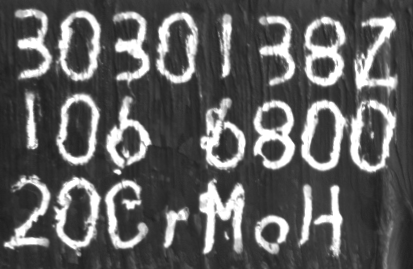
#> input picture ocr/rotated_11.png, 413 x 269 px
$ python char_recognize.py
#> lines starting #> are read from the running program, lines starting #| are printed output that depends on the picture; after the words box and inside, x2 and y2 are one past the last pixel; in counts of white or black regions, pixels touching at a corner belong together; long printed decimals are rounded
### ocr/cv_utils.py
from typing import List

import cv2
import numpy as np
from numpy import ndarray


def find_contours(image: ndarray, kernel_size: int):
    kernel = np.ones((1, kernel_size), np.uint8)
    # 执行膨胀操作cv2.erode,
    acts = [cv2.dilate, cv2.erode]
    gray = cvt2gray(image)
    iter_img = gray.copy()
    for act in acts:
        iter_img = act(iter_img, kernel, iterations=1)
        # 使用OpenCV进行字符位置检测

    # THRESH_OTSU的效果比较好,而且不需要调参数
    _, binary = cv2.threshold(iter_img, 0, 255, cv2.THRESH_OTSU)
    contours, _ = cv2.findContours(binary, cv2.RETR_EXTERNAL, cv2.CHAIN_APPROX_SIMPLE)
    return binary, contours


def filter_contours(contours: List[np.ndarray], threshold: int):
    filtered_contours = []
    for c in contours:
        x, y, w, h = cv2.boundingRect(c)
        if h > 40 and w > 10 and cv2.contourArea(c) > threshold:
            filtered_contours.append(c)
    return filtered_contours


def order_contours(contours: List[np.ndarray], direction: str):
    def contour_sort_key(contour):
        x, y, w, h = cv2.boundingRect(contour)
        return x if direction == 'x' else y

    # 使用自定义排序函数对轮廓列表进行排序
    sorted_contours = sorted(contours, key=contour_sort_key)
    return sorted_contours


# [21 lines left out: functions draw_contours, get_rect, not called in this run]


def draw_rect(pos, image):
    x1, y1, x2, y2 = pos
    cv2.rectangle(image, (x1, y1), (x2, y2), (255, 255, 0), 1)  # 绘制带方向的外接矩形


def get_angles(contours: List[np.ndarray]):
    ret = []
    for contour in contours:
        rotated_rect = cv2.minAreaRect(contour)  # 计算带方向的外接矩形
        center, size, angle = rotated_rect
        if angle < -45:
            angle += 90  # 使角度范围在-45到45度之间
        ret.append((angle, center))
    return ret


def get_angle_avg(contours: List[np.ndarray]):
    angles = get_angles(contours)
    angle_avg = np.mean([angle for angle, _ in angles])
    return angle_avg


def rotate(img: ndarray, angle, center):
    # 创建仿射变换矩阵
    M = cv2.getRotationMatrix2D(center, angle, 1.0)
    # 执行仿射变换
    rectified_region = cv2.warpAffine(img.copy(), M, (img.shape[1], img.shape[0]))
    return rectified_region


# [40 lines left out: functions correct, location, auto_rotate, not called in this run]


def cvt2gray(img_src: ndarray):
    return img_src.copy() if len(img_src.shape) == 2 else cv2.cvtColor(img_src, cv2.COLOR_BGR2GRAY)


# [17 lines that do not run on import are left out]

### ocr/pytesseract_wrap.py
import pytesseract
import os
import cv2
from PIL import Image
from numpy import ndarray

from ocr.data.ocr_result import OcrResult

if os.path.exists("C:/Program Files/Tesseract-OCR/tesseract.exe"):
    pytesseract.pytesseract.tesseract_cmd = "C:/Program Files/Tesseract-OCR/tesseract.exe"
elif os.path.exists("C:/Program Files (x86)/Tesseract-OCR/tesseract.exe"):
    pytesseract.pytesseract.tesseract_cmd = "C:/Program Files (x86)/Tesseract-OCR/tesseract.exe"

print(pytesseract.get_languages(config=''))
#> (this line was passed over: pytesseract is not available in this run)
print(pytesseract.get_tesseract_version())
#> (this line was passed over: pytesseract is not available in this run)


class PytesseractWrap:
    def __init__(self, cv2_img:ndarray):
        cv2_img=cv2.cvtColor(cv2_img, cv2.COLOR_BGR2RGB) if len(cv2_img.shape)==3 else cv2_img
        self.pil_img = Image.fromarray(cv2_img)
        self.enable_wordlist = False
        self.whitelist = ''
        self.psm = range(6, 14)
        self.oem = range(0, 2)

    def set_enable_wordlist(self, enable: bool):
        self.enable_wordlist = enable

    def set_whitelist(self, whitelist: str):
        self.whitelist = whitelist

    def link_command(self, psm_item, oem_item, enable_wordlist: bool, whitelist: str):
        ret = r'--psm {0} --oem {1}'.format(psm_item, oem_item)
        if whitelist != '':
            ret += ' -c tessedit_char_whitelist={0}'.format(whitelist)
        if enable_wordlist:
            ret += ' bazaar'
        return ret

    # 指令实例
    # tesseract 1.PNG stdout --psm 11 --oem 0 -c tessedit_char_whitelist=013456789Z bazaar

    def image_to_string(self, psm_item, oem_item, isTrim=False):
        try:
            # cmd = r'--psm {0} --oem {1} --user-words eng.user-words -c tessedit_char_whitelist={2} ' \
            #       r'-c load_system_dawg=true -c load_freq_dawg=true' \
            #       r'-c '.format(psm_item, oem_item, self.whitelist)
            cmd = self.link_command(psm_item, oem_item, self.enable_wordlist, self.whitelist)
            temp = pytesseract.image_to_string(self.pil_img, config=cmd, lang='eng')
        except BaseException as err:
            temp = 'err'
        return temp.replace(" ", "").replace("\t", "").replace("\n", "") if isTrim else temp

    # [18 lines left out: function recognize, not called in this run]


def cv_to_pil(cv_src):
    cvt_img = cv2.cvtColor(cv_src, cv2.COLOR_BGR2RGB)
    return cvt_img

### ocr/char_recognize.py
from typing import List

import cv2
import numpy as np
from numpy import ndarray
import cv_utils as dfc
from pytesseract_wrap import PytesseractWrap
from ocr.char_valid import FurnaceNumberValid, IndexValid, LengthValid, BrandValid


class RecognizeParam:
    psms = range(1, 14)
    oems = [1, 0]
    brands = ['20CrMoH']

    # 炉号
    TYPE_FURNACE_NUMBER = 1
    # 序列号
    TYPE_INDEX = 2
    # 扁棒长度
    TYPE_LENGTH = 3
    # 牌号
    TYPE_BRAND = 4

    def __init__(self, start, end, whitelist, psm, oem, char_type=0):
        self.start = start
        self.end = end
        self.whitelist = whitelist
        self.psm = psm
        self.oem = oem
        # self.is_brand = is_brand
        self.char_type = char_type

    # [11 lines left out: function compare, not called in this run]


class CharRecognize:
    '''
    1.寻找边界
    2.过滤边界
    3.边界按行排序
    4.获取角度
    5.放射变换，矫正图像
    6.重复1-3，获取多行分割好的字符
    7.依次对不同行的字符进行分割
    :return:
    '''

    def __init__(self, img: ndarray):
        self.img = img
        self.img_show = img.copy()

    number_char = '0123456789'
    english_capital_char = 'ABCDEFGHIJKLMNOPQRSTUVWXYZ'
    english_lowercase_char = english_capital_char.lower()

    def auto_rotate(self):
        img_copy = self.img.copy()
        binary, contours = dfc.find_contours(img_copy, 100)
        filtered_c = dfc.filter_contours(contours, 5000)
        order_c = dfc.order_contours(filtered_c, 'y')
        angle_avg = dfc.get_angle_avg(order_c)
        center = img_copy.shape[0] / 2, img_copy.shape[1] / 2
        print('angle_avg', angle_avg)
        self.img = dfc.rotate(img_copy, angle_avg, center)
        cv2.imwrite('rotated.png', self.img)
        self.img_show = self.img.copy()

    def split_image_by_y(self, img: ndarray, margin=2):
        binary, contours = dfc.find_contours(img, 100)
        filtered_c = dfc.filter_contours(contours, 5000)
        order_c = dfc.order_contours(filtered_c, 'y')
        (x1, y1), (x2, y2) = self.combine_contours(order_c, 0, 0, margin=10)
        dfc.draw_rect((x1, y1, x2, y2), self.img_show)
        return order_c

    def draw_contours(self, contours: List[np.ndarray]):
        dfc.draw_contours(contours, self.img_show, True)

    # [40 lines left out: functions split_image_by_x, get_split_img, recognize_row1, get_image, not called in this run]

    def combine_contours(self, contours, start: int, end: int, margin=0):
        x1, y1, _, _ = cv2.boundingRect(contours[start])
        end = end if end < len(contours) - 1 else len(contours) - 1
        x, y, w, h = cv2.boundingRect(contours[end])
        x2, y2 = x + w, y + h
        correct = lambda val: val if val >= 0 else 0

        return (correct(x1 - margin), correct(y1 - margin)), (x2 + margin, y2 + margin)

    def recognize_row_contours1(self, contour, params: List[RecognizeParam]):
        (x_start, y_start), (x_end, y_end) = self.combine_contours([contour], 0, 0, 10)
        img_ = self.img[y_start:y_end, x_start:x_end]

        if len(params) == 1:
            dfc.draw_rect((x_start, y_start, x_end, y_end), self.img_show)
            ret = self.recognize_img(params[0], img_)
            print(ret)
            return ret

        _, contours = dfc.find_contours(img_, 1)
        order_contours = dfc.order_contours(contours, 'x')
        order_contours = dfc.filter_contours(order_contours, 300)

        ret = ''
        for p in params:
            start, end = p.start, p.end
            (x1, y1), (x2, y2) = self.combine_contours(order_contours, start, end, margin=10)
            (x1, y1), (x2, y2) = (x1 + x_start, y1 + y_start), (x2 + x_start, y2 + y_start)
            margin = 0
            number_img = self.img[y1 - margin:y2 + margin, x1 - margin:x2 + margin]
            dfc.draw_rect((x1 - margin, y1 + margin, x2 - margin, y2 + margin), self.img_show)
            ret += self.recognize_img(p, img=number_img)
            ret += ' '
        print(ret)
        return ret

    def recognize_img(self, p: RecognizeParam, img: ndarray):
        tessacter = PytesseractWrap(img)
        tessacter.set_whitelist(p.whitelist)
        tessacter.set_enable_wordlist(True)
        recognize_result = tessacter.image_to_string(p.psm, p.oem, isTrim=True)
        if p.compare(recognize_result):
            return recognize_result

        for oem in p.oems:
            for i in p.psms:
                recognize_result = tessacter.image_to_string(i, oem, isTrim=True)
                if p.compare(recognize_result):
                    return recognize_result
        return recognize_result

    # [6 lines left out: function recognize_row2, not called in this run]


if __name__ == '__main__':
    img = cv2.imread('rotated_11.png')
#> img is the input picture: shape (269, 413, 3); min 29, max 255, mean 95.3
    recognize = CharRecognize(img)
    recognize.auto_rotate()
#> in find_contours, `_, binary = cv2.threshold(iter_img, 0, 255, cv2.THRESH_OTSU)`:
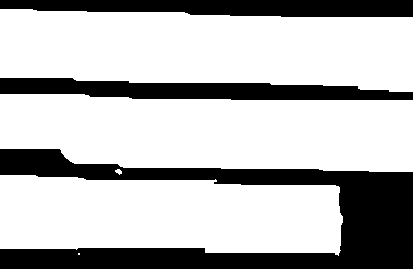
#> binary: shape (269, 413); 72.1% white; 3 black regions
#> in find_contours, `contours, _ = cv2.findContours(binary, cv2.RETR_EXTERNAL, cv2.CHAIN_AP..`: contours = 5 contours, 2 with area under 20; largest, box (x1, y1, x2, y2) and area: (0, 9, 413, 92) 28163, (0, 94, 413, 172) 27323, (0, 175, 343, 256) 23226
#> the loop in filter_contours, `for c in contours:` made 5 passes
#> (x, y, w, h) on passes 2 to 5: (0, 175, 343, 81), (115, 169, 7, 6), (0, 94, 413, 78), (0, 9, 413, 83)
#> after the loop in filter_contours, `for c in contours:`: filtered_contours = 3 contours; box (x1, y1, x2, y2) and area: (0, 9, 413, 92) 28163, (0, 94, 413, 172) 27323, (0, 175, 343, 256) 23226
#> in auto_rotate, `filtered_c = dfc.filter_contours(contours, 5000)`: filtered_c has the same summary as filtered_contours in filter_contours
#> in contour_sort_key, `x, y, w, h = cv2.boundingRect(contour)`: x = 0; y = 175; w = 343; h = 81
#> in order_contours, `sorted_contours = sorted(contours, key=contour_sort_key)`: sorted_contours has the same summary as filtered_contours in filter_contours
#> in auto_rotate, `order_c = dfc.order_contours(filtered_c, 'y')`: order_c has the same summary as filtered_contours in filter_contours
#> the loop in get_angles, `for contour in contours:` made 3 passes
#> (rotated_rect, angle) on passes 1 to 3: (((206, 49.73), (74.49, 413.7), -88.74), 1.26), (((206, 132.4), (72.27, 413.3), -88.95), 1.05), (((170.7, 214.7), (73.71, 342.9), -88.81), 1.19)
#> after the loop in get_angles, `for contour in contours:`: ret = [(1.26, (206, 49.73)), (1.05, (206, 132.4)), (1.19, (170.7, 214.7))]
#> in get_angle_avg, `angles = get_angles(contours)`: angles has the same summary as ret in get_angles
#> in get_angle_avg, `angle_avg = np.mean([angle for angle, _ in angles])`: angle_avg = 1.16
#| angle_avg 1.164
#> in rotate, `M = cv2.getRotationMatrix2D(center, angle, 1.0)`: M = [[1, 0.0203, -4.17], [-0.0203, 1, 2.77]]
    cv2.imshow('rotated', recognize.img)
    try:
        row_imgs = recognize.split_image_by_y(recognize.img)
#> in find_contours (call 2), `contours, _ = cv2.findContours(binary, cv2.RETR_EXTERNAL, cv2.CHAIN_AP..`: contours = 5 contours, 2 with area under 20; largest, box (x1, y1, x2, y2) and area: (0, 11, 413, 87) 28446, (0, 95, 413, 168) 27572, (0, 178, 344, 252) 23084
#> the loop in filter_contours (call 2), `for c in contours:` made 5 passes
#> (x, y, w, h) on passes 2 to 5: (0, 178, 344, 74), (114, 170, 7, 5), (0, 95, 413, 73), (0, 11, 413, 76)
#> after the loop in filter_contours (call 2), `for c in contours:`: filtered_contours = 3 contours; box (x1, y1, x2, y2) and area: (0, 11, 413, 87) 28446, (0, 95, 413, 168) 27572, (0, 178, 344, 252) 23084
#> in split_image_by_y, `filtered_c = dfc.filter_contours(contours, 5000)`: filtered_c has the same summary as filtered_contours in filter_contours
#> in order_contours (call 2), `sorted_contours = sorted(contours, key=contour_sort_key)`: sorted_contours has the same summary as filtered_contours in filter_contours
#> in split_image_by_y, `order_c = dfc.order_contours(filtered_c, 'y')`: order_c has the same summary as filtered_contours in filter_contours
#> in combine_contours, `x1, y1, _, _ = cv2.boundingRect(contours[start])`: x1 = 0; y1 = 11
#> in combine_contours, `end = end if end < len(contours) - 1 else len(contours) - 1`: end = 0
#> in combine_contours, `x, y, w, h = cv2.boundingRect(contours[end])`: y = 11; w = 413; h = 76
#> in combine_contours, `x2, y2 = x + w, y + h`: x2 = 413; y2 = 87
#> in split_image_by_y, `(x1, y1), (x2, y2) = self.combine_contours(order_c, 0, 0, margin=10)`: x1 = 0; y1 = 1; x2 = 423; y2 = 97
#> row_imgs has the same summary as filtered_contours in filter_contours
        # 单个字符h=80 w=50
        row1_params = [RecognizeParam(0, 6, CharRecognize.number_char, 13, 1),
                       RecognizeParam(7, 7, CharRecognize.english_capital_char, 13, 0)]
        recognize.recognize_row_contours1(row_imgs[0], row1_params)
#> in recognize_row_contours1, `(x_start, y_start), (x_end, y_end) = self.combine_contours([contour], ..`: x_start = 0; y_start = 1; x_end = 423; y_end = 97
#> call 3 of find_contours, with kernel_size = 1
#> in find_contours (call 3), `_, binary = cv2.threshold(iter_img, 0, 255, cv2.THRESH_OTSU)`:
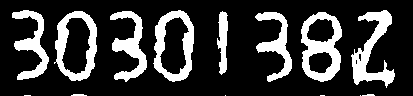
#> binary: shape (96, 413); 22.2% white; 14 white regions (4 under 20 px)
#> in find_contours (call 3), `contours, _ = cv2.findContours(binary, cv2.RETR_EXTERNAL, cv2.CHAIN_AP..`: contours = 14 contours, 6 with area under 20; largest, box (x1, y1, x2, y2) and area: (54, 11, 97, 81) 2280, (153, 10, 194, 82) 2256, (301, 12, 342, 82) 2187, (351, 10, 395, 88) 1206, (110, 11, 147, 82) 954, (12, 10, 49, 80) 867, (255, 12, 292, 82) 818, (217, 11, 228, 75) 396
#> in order_contours (call 3), `sorted_contours = sorted(contours, key=contour_sort_key)`: sorted_contours has the same summary as contours in find_contours
#> in recognize_row_contours1, `order_contours = dfc.order_contours(contours, 'x')`: order_contours has the same summary as contours in find_contours
#> after the loop in filter_contours (call 3), `for c in contours:`: filtered_contours = 8 contours; box (x1, y1, x2, y2) and area: (54, 11, 97, 81) 2280, (153, 10, 194, 82) 2256, (301, 12, 342, 82) 2187, (351, 10, 395, 88) 1206, (110, 11, 147, 82) 954, (12, 10, 49, 80) 867, (255, 12, 292, 82) 818, (217, 11, 228, 75) 396
#> in recognize_row_contours1, `order_contours = dfc.filter_contours(order_contours, 300)`: order_contours has the same summary as filtered_contours in filter_contours
#> the loop in recognize_row_contours1, `for p in params:` made 1 pass
#> pass 1, in recognize_row_contours1, `number_img = self.img[y1 - margin:y2 + margin, x1 - margin:x2 + margin]`:
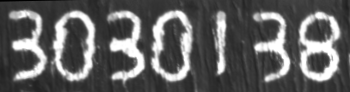
#> number_img: shape (92, 350, 3); min 0, max 255, mean 97.4
#> after the loop in recognize_row_contours1, `for p in params:`: ret = ''
#> (the call stopped at in image_to_string, `temp = pytesseract.image_to_string(self.pil_img, config=cmd, lang='eng')`: pytesseract is not available in this run)

        row2_params = [RecognizeParam(0, 2, CharRecognize.number_char, 13, 1),
                       RecognizeParam(3, 6, CharRecognize.number_char, 13, 1)]
        # cv2.imshow('row2', row_imgs[1])
        recognize.recognize_row_contours1(row_imgs[1], row2_params)
#> in recognize_row_contours1 (call 2), `(x_start, y_start), (x_end, y_end) = self.combine_contours([contour], ..`: y_start = 85; y_end = 178
#> in recognize_row_contours1 (call 2), `img_ = self.img[y_start:y_end, x_start:x_end]`:
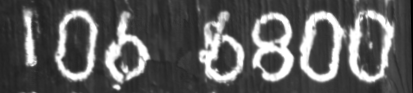
#> img_: shape (93, 413, 3); min 0, max 255, mean 93.9
#> call 4 of find_contours, with kernel_size = 1
#> in find_contours (call 4), `_, binary = cv2.threshold(iter_img, 0, 255, cv2.THRESH_OTSU)`:
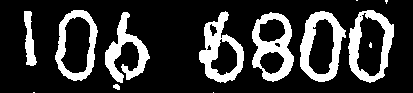
#> binary: shape (93, 413); 21.4% white; 13 white regions (5 under 20 px)
#> in find_contours (call 4), `contours, _ = cv2.findContours(binary, cv2.RETR_EXTERNAL, cv2.CHAIN_AP..`: contours = 12 contours, 4 with area under 20; largest, box (x1, y1, x2, y2) and area: (348, 10, 394, 83) 2440, (300, 11, 346, 82) 2328, (55, 10, 98, 81) 2246, (252, 12, 294, 82) 2153, (199, 11, 244, 83) 1888, (105, 12, 150, 83) 1051, (24, 11, 37, 66) 344, (113, 84, 120, 90) 22
#> in order_contours (call 4), `sorted_contours = sorted(contours, key=contour_sort_key)`: sorted_contours has the same summary as contours in find_contours
#> in recognize_row_contours1 (call 2), `order_contours = dfc.order_contours(contours, 'x')`: order_contours has the same summary as contours in find_contours
#> after the loop in filter_contours (call 4), `for c in contours:`: filtered_contours = 7 contours; box (x1, y1, x2, y2) and area: (348, 10, 394, 83) 2440, (300, 11, 346, 82) 2328, (55, 10, 98, 81) 2246, (252, 12, 294, 82) 2153, (199, 11, 244, 83) 1888, (105, 12, 150, 83) 1051, (24, 11, 37, 66) 344
#> in recognize_row_contours1 (call 2), `order_contours = dfc.filter_contours(order_contours, 300)`: order_contours has the same summary as filtered_contours in filter_contours
#> the loop in recognize_row_contours1, `for p in params:` made 1 pass
#> pass 1, in recognize_row_contours1 (call 2), `number_img = self.img[y1 - margin:y2 + margin, x1 - margin:x2 + margin]`:
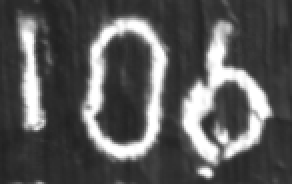
#> number_img: shape (92, 146, 3) (shown 2 times larger); min 32, max 255, mean 89.5
#> (the call stopped at in image_to_string, `temp = pytesseract.image_to_string(self.pil_img, config=cmd, lang='eng')`: pytesseract is not available in this run)

        row3_params = [RecognizeParam(0, 6,
                                      CharRecognize.number_char + CharRecognize.english_capital_char + CharRecognize.english_lowercase_char,
                                      12, 1, is_brand=True)]
        recognize.recognize_row_contours1(row_imgs[2], row3_params)

    except Exception as err:
        print(err, err.__traceback__)
    cv2.imshow('recognized', recognize.img_show)
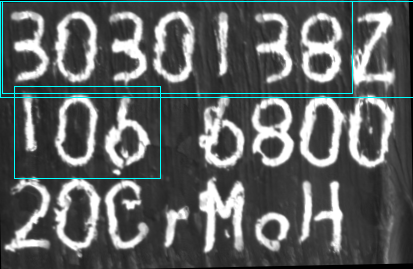
#> window 'recognized': shape (269, 413, 3); mean B, G, R 98, 98, 93.6
    cv2.waitKey()
